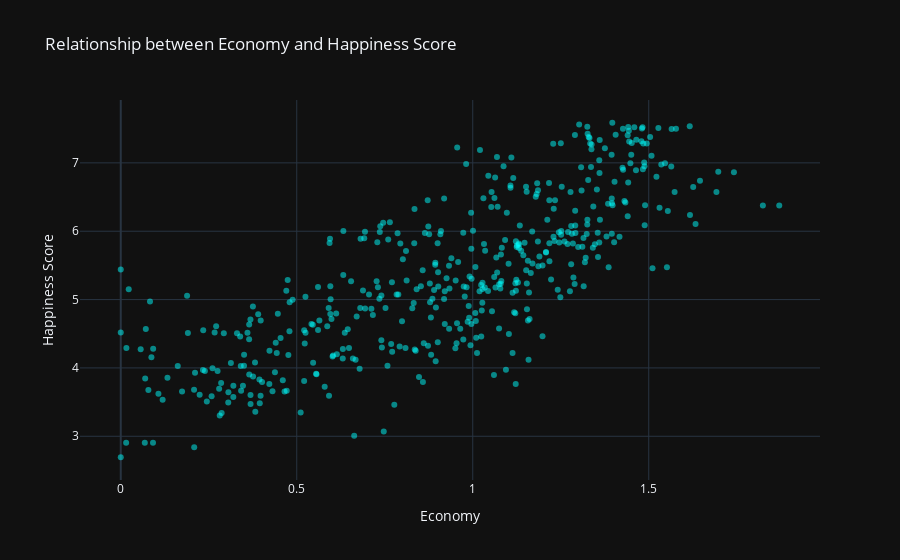

Notebook source saved alongside this figure:
### Code cell
scatter_trace = go.Scatter(x=data_cleaned['Economy'],
                           y=data_cleaned['Happiness_Score'],
                           mode='markers',
                           marker=dict(color='cyan', opacity=0.5),
                           name='Relationship between Economy and Happiness Score')

layout = go.Layout(title='Relationship between Economy and Happiness Score',
                   xaxis=dict(title='Economy'),
                   yaxis=dict(title='Happiness Score'),
                   template='plotly_dark')  

fig = go.Figure(data=[scatter_trace], layout=layout)

fig.show()

### Figure 1 — Plotly figure (JSON) as saved in the notebook; plotly's stock layout.template omitted (floating-point values rounded to 4 significant figures; data arrays with more than 128 entries replaced by an {"elided": "..."} marker saying what was removed)
{"data": [{"marker": {"color": "cyan", "opacity": 0.5}, "mode": "markers", "name": "Relationship between Economy and Happiness Score", "type": "scatter", "x": {"elided": "452 float values"}, "y": {"elided": "452 float values"}}], "layout": {"title": {"text": "Relationship between Economy and Happiness Score"}, "xaxis": {"title": {"text": "Economy"}}, "yaxis": {"title": {"text": "Happiness Score"}}}}
